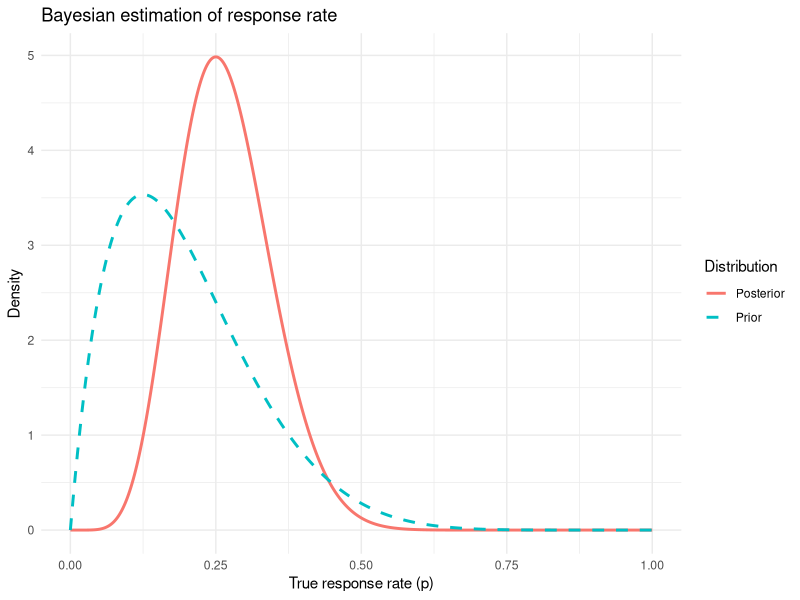

Source code (R):
## ---- chunk 1
#| include: false
#| eval: true
library(tidyverse)
library(broom)
## ---- chunk 2
#| eval: true

# Observed data
k <- 6   # successes (responders)
n <- 20  # total patients

# Prior: weakly informative  -  centred at 20% response (from prior literature)
alpha_prior <- 2
beta_prior  <- 8

# Posterior parameters
alpha_post <- alpha_prior + k
beta_post  <- beta_prior + (n - k)

# Posterior mean and 95% credible interval
post_mean <- alpha_post / (alpha_post + beta_post)
cri_95    <- qbeta(c(0.025, 0.975), alpha_post, beta_post)

cat("Posterior mean:", round(post_mean, 3), "\n")
cat("95% Credible Interval:", round(cri_95, 3), "\n")
## ---- chunk 3
#| eval: true
#| fig.cap: "Prior (dashed) and posterior (solid) distributions for the response rate. The posterior is narrower, shifted towards the data."

p_grid <- seq(0, 1, length.out = 500)

prior_dens <- dbeta(p_grid, alpha_prior, beta_prior)
post_dens  <- dbeta(p_grid, alpha_post, beta_post)

tibble(p = p_grid, Prior = prior_dens, Posterior = post_dens) %>%
  pivot_longer(-p, names_to = "Distribution", values_to = "Density") %>%
  ggplot(aes(x = p, y = Density, colour = Distribution, linetype = Distribution)) +
  geom_line(linewidth = 1) +
  scale_linetype_manual(values = c("Prior" = "dashed", "Posterior" = "solid")) +
  labs(
    title = "Bayesian estimation of response rate",
    x = "True response rate (p)",
    y = "Density"
  ) +
  theme_minimal()
